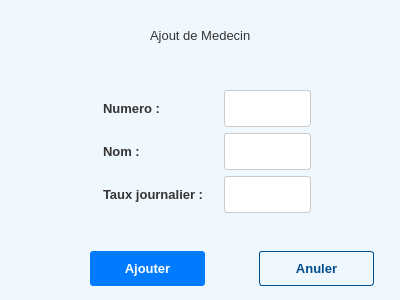
<?xml version="1.0" encoding="UTF-8"?>
<ui version="4.0">
 <class>medecin</class>
 <widget class="QWidget" name="medecin">
  <property name="geometry">
   <rect>
    <x>0</x>
    <y>0</y>
    <width>400</width>
    <height>300</height>
   </rect>
  </property>
  <property name="minimumSize">
   <size>
    <width>400</width>
    <height>300</height>
   </size>
  </property>
  <property name="maximumSize">
   <size>
    <width>400</width>
    <height>300</height>
   </size>
  </property>
  <property name="windowTitle">
   <string>Form</string>
  </property>
  <property name="styleSheet">
   <string notr="true">/* ======================================= */
/* === GLOBAL &amp; FENÊTRE PRINCIPALE (1) === */
/* ======================================= */

QWidget {
    background-color: #f0f8ff; /* Bleu très pâle */
    color: #333333;
    font-family: &quot;Arial&quot;, sans-serif;
    font-size: 10pt;
}

/* Titre Principal */
QLabel#titleLabel {
    color: #004c8c;
    font-size: 16pt;
    font-weight: bold;
    padding: 10px;
    background-color: transparent;
}

/* Conteneur Principal Blanc */
QFrame#mainContentFrame {
    background-color: #ffffff;
    border: 1px solid #cccccc;
    border-radius: 5px;
}


/* ======================================= */
/* === BOUTONS D'ACTION &amp; NAVIGATION === */
/* ======================================= */

/* Boutons Primaires (Style Général par défaut) */
QPushButton {
    background-color: #007bff;
    color: white;
    border: none;
    padding: 10px 15px;
    border-radius: 3px;
    font-weight: bold;
    min-width: 100px;
}

QPushButton:hover {
    background-color: #0056b3;
}

/* Ciblage des Boutons Spécifiques */
QPushButton#Ajouter { /* Bouton Ajouter du formulaire médecin */
    min-width: 80px; 
}

QPushButton#AnulerMed, QPushButton#listButton { /* Boutons Secondaires/Annuler */
    background-color: transparent;
    color: #004c8c;
    border: 1px solid #004c8c;
    padding: 9px 15px;
    min-width: 80px;
}

QPushButton#AnulerMed:hover, QPushButton#listButton:hover {
    background-color: #e0f2ff;
}


/* ======================================= */
/* === ÉLÉMENTS DE FORMULAIRE (MEDECIN) === */
/* ======================================= */

/* Titre de Sous-fenêtre */
QLabel#subTitleLabel {
    color: #004c8c;
    font-size: 14pt;
    font-weight: 600;
    padding: 15px 0;
    background-color: transparent;
}

/* Labels Spécifiques */
QLabel#NomMed,
QLabel#NumeroMed,
QLabel#TauxJournalierMed {
    background-color: transparent;
    color: #333333;
    font-weight: 500;
    padding-right: 10px;
}

/* Champs de Saisie Spécifiques */
QLineEdit#formNomMed,
QLineEdit#formNumeroMed,
QLineEdit#formTauxMed {
    background-color: #ffffff;
    border: 1px solid #cccccc;
    padding: 5px;
    border-radius: 3px;
    color: #333333;
    min-height: 25px;
}

QLineEdit#formNomMed:focus,
QLineEdit#formNumeroMed:focus,
QLineEdit#formTauxMed:focus {
    border: 1px solid #007bff;
}

/* Styles pour les QLineEdit Génériques et QSpinBox si non nommés */
QLineEdit, QSpinBox, QDateEdit {
    border: 1px solid #cccccc;
    padding: 5px;
    border-radius: 3px;
}</string>
  </property>
  <widget class="QWidget" name="layoutWidget">
   <property name="geometry">
    <rect>
     <x>90</x>
     <y>250</y>
     <width>284</width>
     <height>37</height>
    </rect>
   </property>
   <layout class="QHBoxLayout" name="horizontalLayout_3">
    <item>
     <widget class="QPushButton" name="Ajouter">
      <property name="text">
       <string>Ajouter</string>
      </property>
     </widget>
    </item>
    <item>
     <spacer name="horizontalSpacer_3">
      <property name="orientation">
       <enum>Qt::Vertical</enum>
      </property>
      <property name="sizeHint" stdset="0">
       <size>
        <width>48</width>
        <height>20</height>
       </size>
      </property>
     </spacer>
    </item>
    <item>
     <widget class="QPushButton" name="AnulerMed">
      <property name="text">
       <string>Anuler</string>
      </property>
     </widget>
    </item>
   </layout>
  </widget>
  <widget class="QLabel" name="Titre">
   <property name="geometry">
    <rect>
     <x>150</x>
     <y>20</y>
     <width>121</width>
     <height>31</height>
    </rect>
   </property>
   <property name="styleSheet">
    <string notr="true"/>
   </property>
   <property name="text">
    <string>Ajout de Medecin</string>
   </property>
   <property name="textFormat">
    <enum>Qt::PlainText</enum>
   </property>
   <property name="margin">
    <number>5</number>
   </property>
   <property name="indent">
    <number>-1</number>
   </property>
  </widget>
  <widget class="QWidget" name="layoutWidget_2">
   <property name="geometry">
    <rect>
     <x>100</x>
     <y>90</y>
     <width>211</width>
     <height>125</height>
    </rect>
   </property>
   <layout class="QGridLayout" name="gridLayout_3">
    <item row="1" column="0">
     <widget class="QLabel" name="NomMed">
      <property name="text">
       <string>Nom :</string>
      </property>
     </widget>
    </item>
    <item row="1" column="1">
     <widget class="QLineEdit" name="formNomMed"/>
    </item>
    <item row="2" column="0">
     <widget class="QLabel" name="TauxJournalierMed">
      <property name="text">
       <string>Taux journalier :</string>
      </property>
     </widget>
    </item>
    <item row="0" column="0">
     <widget class="QLabel" name="NumeroMed">
      <property name="text">
       <string>Numero :</string>
      </property>
     </widget>
    </item>
    <item row="0" column="1">
     <widget class="QLineEdit" name="formNumeroMed"/>
    </item>
    <item row="2" column="1">
     <widget class="QLineEdit" name="formTauxMed"/>
    </item>
   </layout>
  </widget>
 </widget>
 <resources/>
 <connections/>
</ui>
